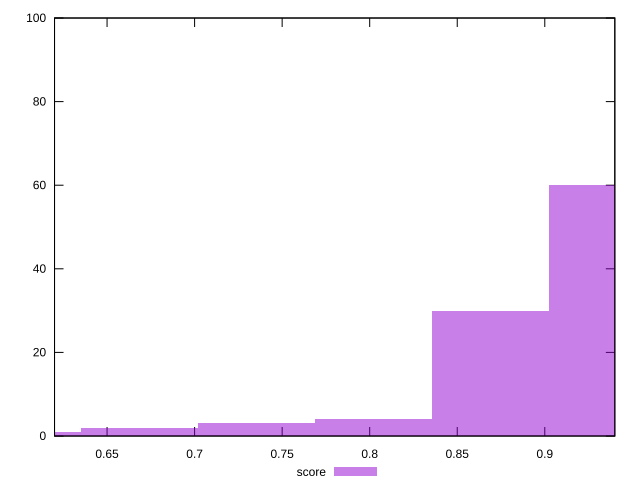

Write gnuplot code to recreate this figure.
reset

$score <<EOF
0.868913493980241 30
0.9357529935171826 60
0.8020739944432993 4
0.7352344949063577 3
0.6683949953694162 2
0.6015554958324745 1
EOF

set key outside below
set boxwidth 0.06683949953694161
set xrange [0.62:0.94]
set yrange [0:100]
set trange [0:100]
set style fill transparent solid 0.5 noborder
set terminal svg size 640, 490 enhanced background rgb 'white'
set output "reprap/bootup-time/samples/pages+cached+noexternal+nomedia+nocss+nojs/score/histogram.svg"

plot $score title "score" with boxes

reset
